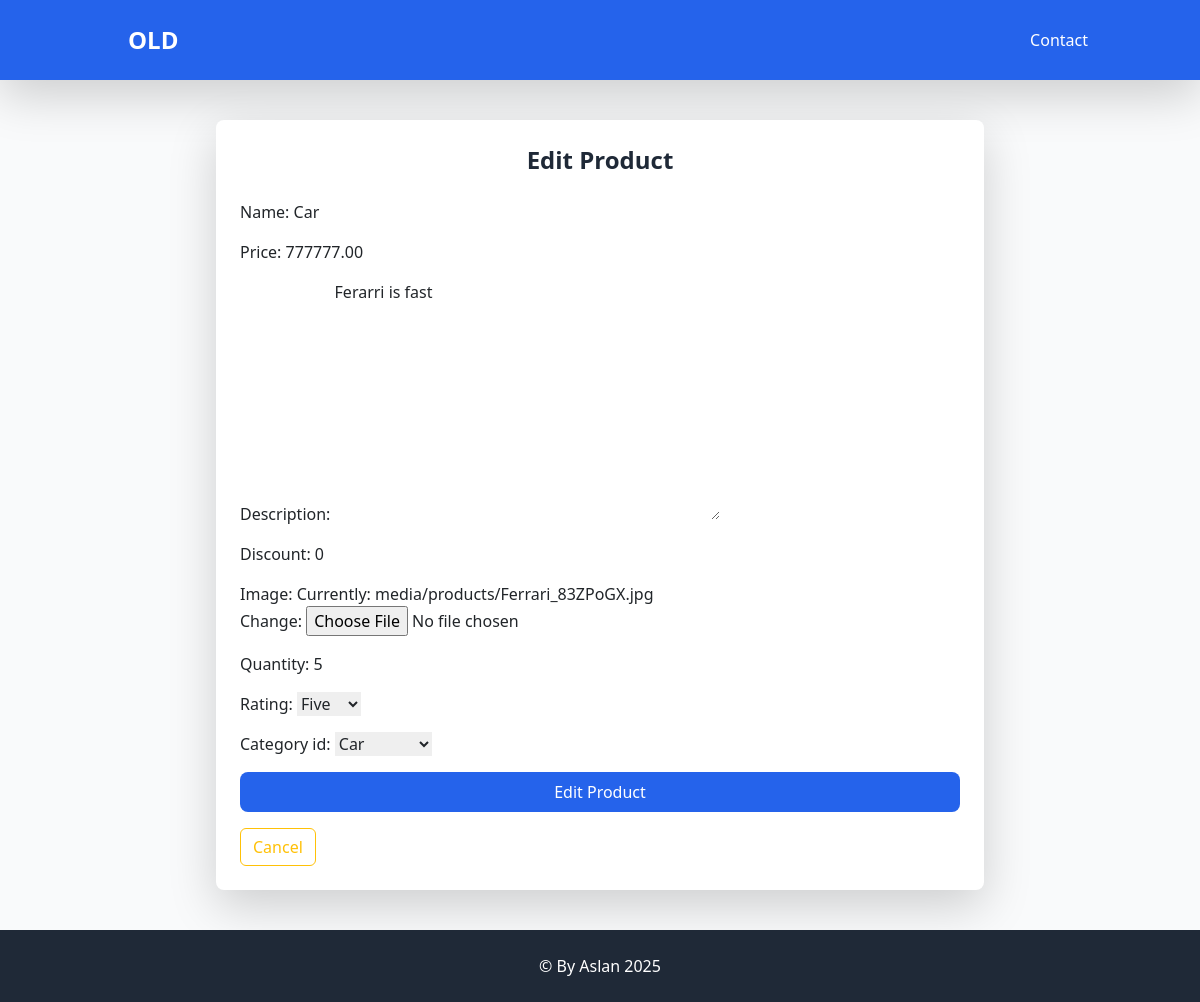
/apelsin/edit-product/10/, run on an earlier commit of the app's database.
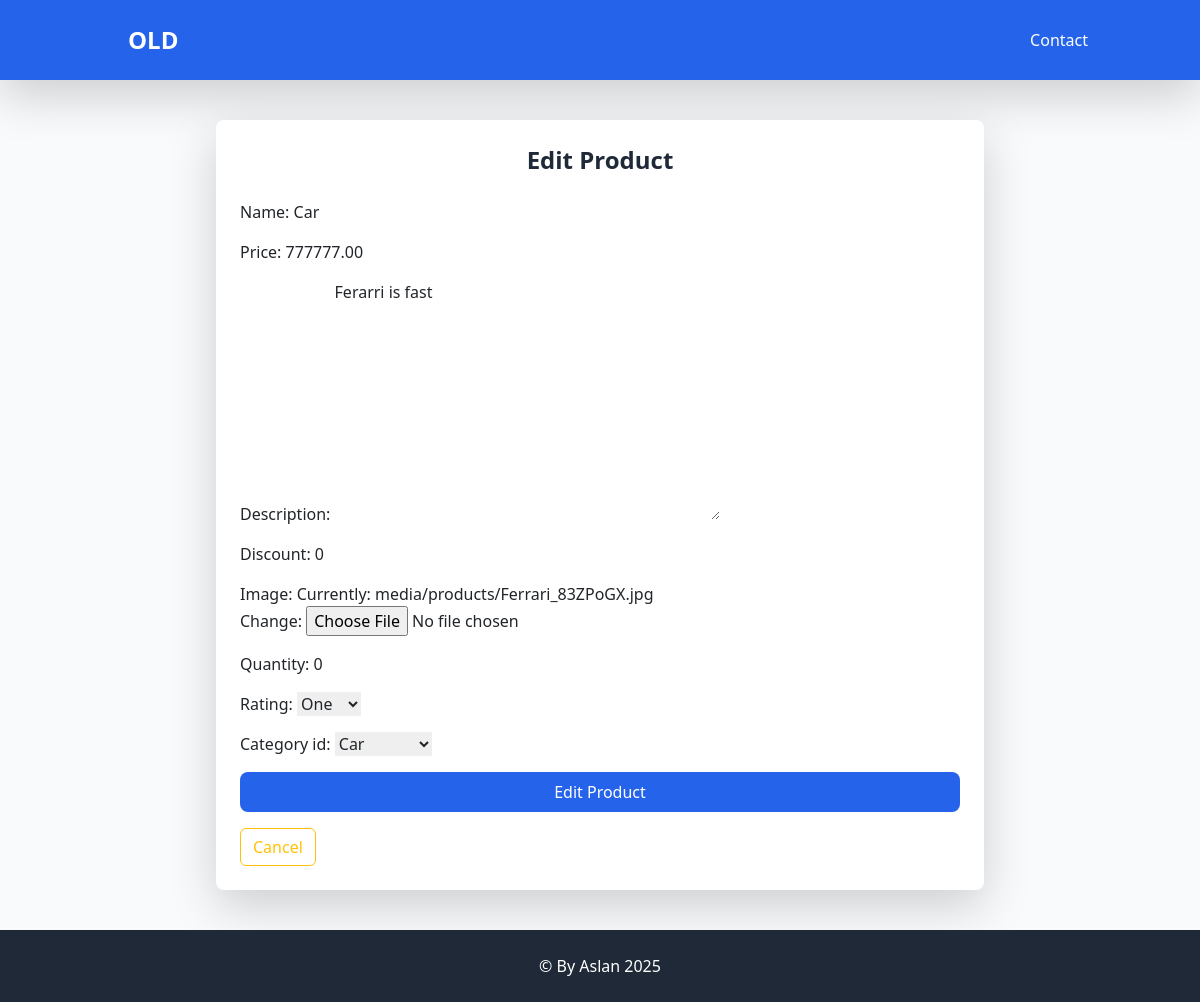
And on a later commit of the database.
### shop/models.py (models this page shows, shortened)
class BaseModel(models.Model):
    created_at = models.DateTimeField(auto_now_add=True)
    updated_at = models.DateTimeField(auto_now=True)
    class Meta:
        abstract = True

class Product(BaseModel):
    class RatingChoices(models.IntegerChoices):
        ONE = 1
        TWO = 2
        THREE = 3
        FOUR = 4
        FIVE = 5
    name = models.CharField(max_length=100)
    price = models.DecimalField(max_digits=10, decimal_places=2)
    description = models.TextField(null=True, blank=True)
    discount = models.PositiveIntegerField(default=0)
    image = models.ImageField(upload_to='media/products', null=False, blank=False)
    quantity = models.PositiveIntegerField(default=1)
    rating = models.PositiveIntegerField(choices=RatingChoices.choices, default=RatingChoices.ONE)
    category_id = models.ForeignKey(Category, on_delete=models.CASCADE,related_name='products')

class Category(BaseModel):
    name = models.CharField(max_length=100, unique=True)
    def __str__(self):
        return self.name

### shop/views.py (the view, shortened to what this page needs)
# urls.py: path('edit-product/<int:pk>/', views.EditProductView.as_view(), name='edit_product'),
class EditProductView(UpdateView):
    model = Product
    template_name = 'shop/edit.html'
    form_class = ProductModelForm
    def get_context_data(self, **kwargs):
        context = super().get_context_data(**kwargs)
        context['product'] = get_object_or_404(Product, id=self.kwargs['pk'])
        return context

### shop/forms.py
class ProductModelForm(forms.ModelForm):
    class Meta:
        model = Product
        fields = '__all__'

### templates/shop/edit.html (shortened to what this page needs)
{% load static %}
<!DOCTYPE html>
<html lang="en">
<head>
    <link href="https://cdn.jsdelivr.net/npm/bootstrap-icons@1.5.0/font/bootstrap-icons.css" rel="stylesheet" />
    <link href="{% static 'shop/css/styles.css' %}" rel="stylesheet" />
    <script src="https://cdn.tailwindcss.com"></script>
</head>
<body class="bg-gray-50">
    <header class="bg-blue-600 text-white shadow-lg">
        <div class="container mx-auto flex justify-between items-center py-4 px-6">
            <h1 class="text-2xl font-bold">
                <a href="{% url 'product_detail' product.id %}" class="text-white hover:text-gray-200 ml-4"> OLD {{ products.name }}</a>
            </h1>
            <nav>
                <a href="#" class="text-white hover:text-gray-200 ml-4">Contact</a>
            </nav>
        </div>
    </header>
    <main class="container mx-auto my-10">
        <div class="max-w-3xl mx-auto bg-white shadow-lg rounded-lg p-6">
            <h2 class="text-2xl font-bold text-gray-800 mb-6 text-center">Edit Product</h2>
            <form id="editForm" action="#" method="POST" class="space-y-4" enctype="multipart/form-data">
                {{ form.as_p }}
                <button type="button" class="w-full bg-blue-600 text-white font-medium py-2 px-4 rounded-lg hover:bg-blue-700 transition" onclick="showConfirmation()">Edit Product</button>
                <div class="col-1">
                    <a class="btn btn-outline-warning" href="{% url 'apelsin' %}"> Cancel </a>
                </div>
            </form>
        </div>
    </main>
    <footer class="bg-gray-800 text-white py-4">
        <div class="container mx-auto text-center">
            <p>&copy; By Aslan 2025</p>
        </div>
    </footer>
</body>
</html>

What changed in the data, as far as the page shows it:
changed Product "Ferarri is fast": quantity "5" → "0"; rating "Five" → "One"
